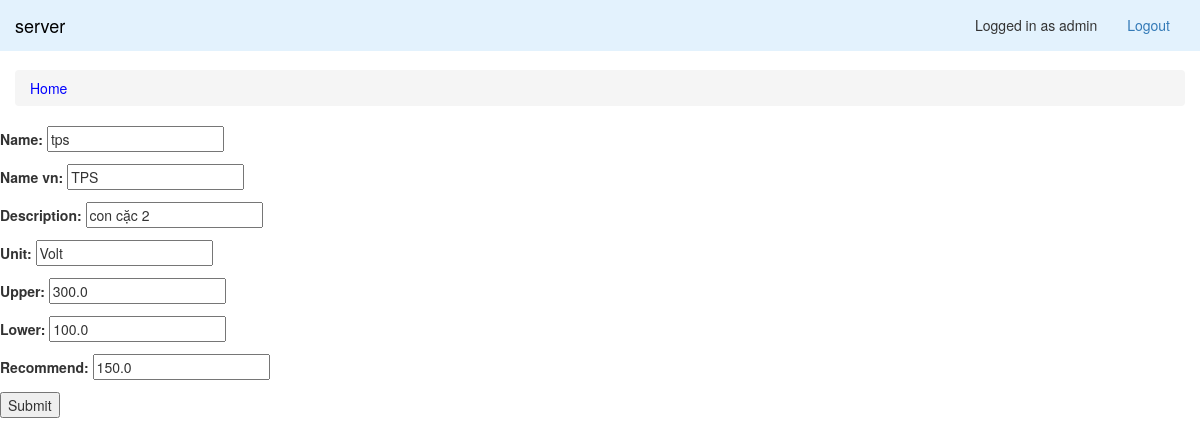
Page /parameter-edit/2/ (signed in) on the committed database.
### firmware/models/Parameter.py (models this page shows)
class Parameter(models.Model):
    name = models.CharField(max_length=200, unique=True)
    name_vn = models.CharField(max_length=200)
    description = models.CharField(max_length=500)
    unit = models.CharField(max_length=200)
    upper = models.FloatField()
    lower = models.FloatField()
    recommend = models.FloatField()

### firmware/views/ParameterEditView.py (the view, shortened to what this page needs)
# urls.py: url(r'^parameter-edit/(?P<pk>\d+)/$', ParameterEditView.as_view(), name='parameter-edit'),
class ParameterEditView(View):
    template_name = 'firmware/parameter.html'
    def get_parameter(self, pk):
        parameter = Parameter.objects.get(pk=pk)
        initial = {
            'pk': parameter.pk,
            'name': parameter.name,
            'name_vn': parameter.name_vn,
            'description': parameter.description,
            'unit': parameter.unit,
            'upper': parameter.upper,
            'lower': parameter.lower,
            'recommend': parameter.recommend
        }
        form = ParameterEditForm(initial=initial)
        return form
    def get(self, request, pk):
        form = self.get_parameter(pk)
        context = {'parameter_edit_form': form}
        return TemplateResponse(request, self.template_name, context)

### firmware/forms/ParameterEditForm.py (shortened to what this page needs)
class ParameterEditForm(forms.Form):
    pk = forms.IntegerField(widget=forms.HiddenInput)
    name = forms.CharField()
    name_vn = forms.CharField()
    description = forms.CharField()
    unit = forms.CharField()
    upper = forms.FloatField()
    lower = forms.FloatField()
    recommend = forms.FloatField()

### firmware/context_processors.py (called while the page is built)
def is_moderator(request):
    return request.user.groups.filter(name='moderator').exists()

def user(request):
    return {
        'user': request.user,
        'moderator': is_moderator(request)
    }

### templates/firmware/parameter.html (shortened to what this page needs)
{% extends 'includes/layout.html' %}
{% load static %}
{% load humanize %}
{% load mathfilters %}
{% block content %}
    <div class="row">
        {% if parameter_edit_form %}
            <form method='post'>{% csrf_token %}
                {{ parameter_edit_form.as_p }}
                <button type='submit'> Submit </button>
            </form>
        {% endif %}
    </div>
{% endblock %}

### templates/includes/nav.html (shortened to what this page needs)
{% load static %}
<nav class="navbar navbar-light navbar-fixed-top" style="background-color: #e3f2fd;" role="navigation">
    <div class="container">
        <div class="navbar-header">
            <a class="navbar-brand" href="{% url 'firmware:index' %}" style="color: #000;">server</a>
        </div>
        <div class="collapse navbar-collapse" id="bs-example-navbar-collapse-1">
            <div class="collapse navbar-collapse">
                <ul class="nav navbar-nav" style="float: right;">
                    {% if user.is_authenticated %}
                        <li class="navbar-text navbar-left">Logged in as
                        {{ user.username }}</li>
                        <li>
                            <a href="{% url 'firmware:logout' %}">Logout</a>
                        </li>
                    {% endif %}
                </ul>
            </div>
        </div>
    </div>
</nav>

### static/css/shop-homepage.css (style rules this page uses)
body { padding-top: 70px; }
.container { padding-right: 0; padding-left: 0; margin-right: auto; margin-left: auto; }

### rows in the picture
Parameter: name "tps", name_vn "TPS", description "con cặc 2", unit "Volt", upper "300.0", lower "100.0", recommend "150.0"

### other values in the picture
{{ user.username }} "admin"
